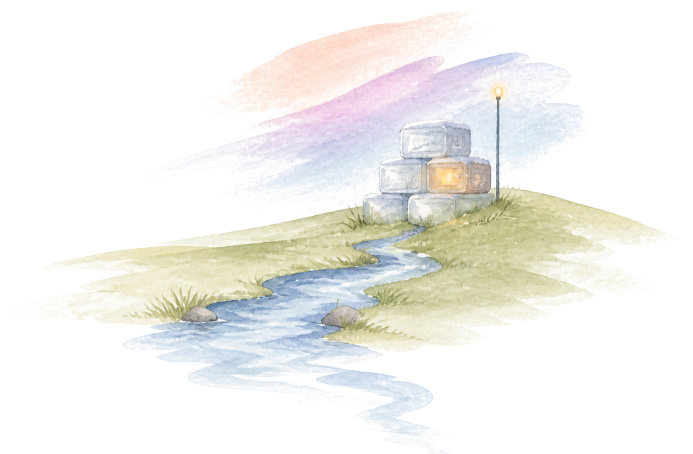
#> input picture site/art-src/wash-field.png, 1385 x 908 px, found by its file name (shown at 1/2 size)
$ python make-stream.py
#> lines starting #> are read from the running program, lines starting #| are printed output that depends on the picture
"""Bake the second appearance of the river.

The page's one recurring motif is the water: it leaves the hero, crosses the
fold, and then shows up once more near the bottom before the footer's horizon.
This is the same painted river, lifted out of the field art by keeping only the
cool pigment -- grass, rocks and grass tufts drop out, so it reads as a stretch
of water on open paper rather than a second copy of the hero's scenery.
"""

import numpy as np
from PIL import Image

SRC = "/Users/jimmyverburgt/Developer/personal/puck/site/art-src/wash-field.png"
OUT = "/Users/jimmyverburgt/Developer/personal/puck/site/public/art/stream.webp"

# Lower-left of the sheet: the widest, loosest part of the river.
CROP = (120, 640, 1000, 1030)

src = Image.open(SRC).convert("RGB").crop(CROP)
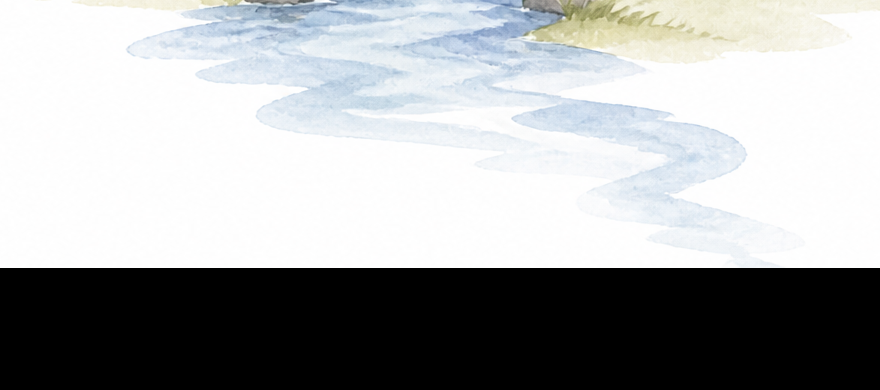
#> src: PIL image 880x390 RGB; mean R, G, B 166.1, 167.9, 168.7
W, H = src.size
#> W = 880; H = 390
rgb = np.asarray(src, dtype=np.float32) / 255.0

paper = rgb.min(axis=2)
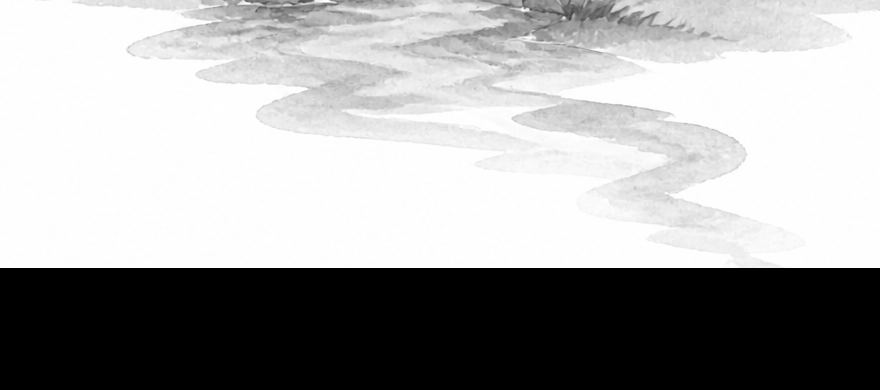
#> paper: shape (390, 880) float32; min 0, max 1, mean 0.646
ink = 1.0 - paper
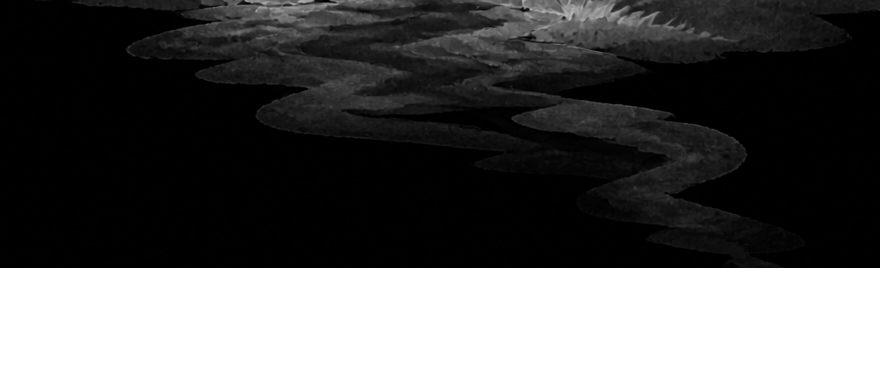
#> ink: shape (390, 880) float32; min 0, max 1, mean 0.354
pig = np.zeros_like(rgb)
for c in range(3):
    pig[..., c] = np.where(ink > 1e-4, (rgb[..., c] - paper) / np.maximum(ink, 1e-4), 0.0)
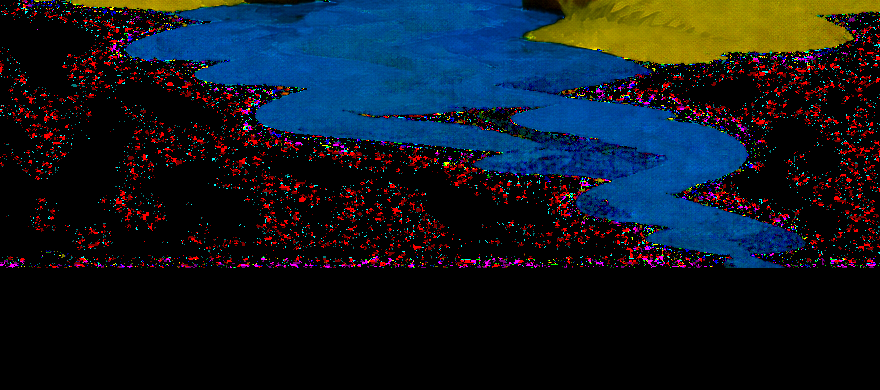
#> pig: shape (390, 880, 3) float32; mean R, G, B 0.0684, 0.0958, 0.131

xs = np.linspace(0.0, 1.0, W, dtype=np.float32)[None, :]
ys = np.linspace(0.0, 1.0, H, dtype=np.float32)[:, None]
#> ys = 390 values from 0 to 1


def smoothstep(a, b, t):
#> called with a = 0.02, b = 0.16
    t = np.clip((t - a) / (b - a), 0.0, 1.0)
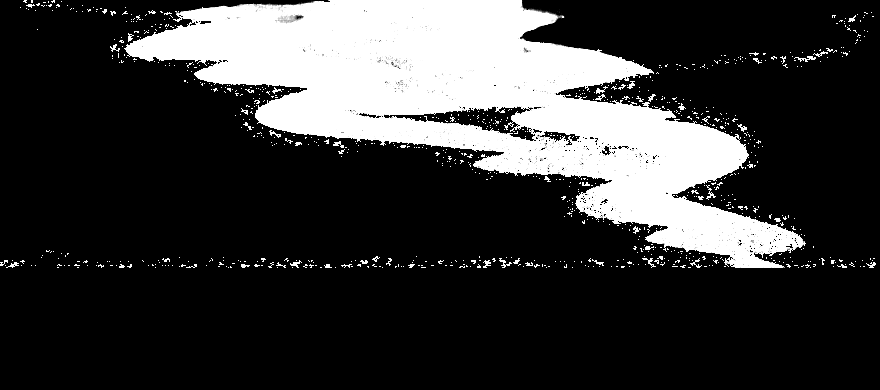
#> t: shape (390, 880) float32; min 0, max 1, mean 0.218
    return t * t * (3.0 - 2.0 * t)


# Water only: blue has to out-rank green by a clear margin. Grass is yellow-green
# and the rocks are neutral, so both fall away.
cool = smoothstep(0.02, 0.16, pig[..., 2] - pig[..., 1])
alpha = ink * cool
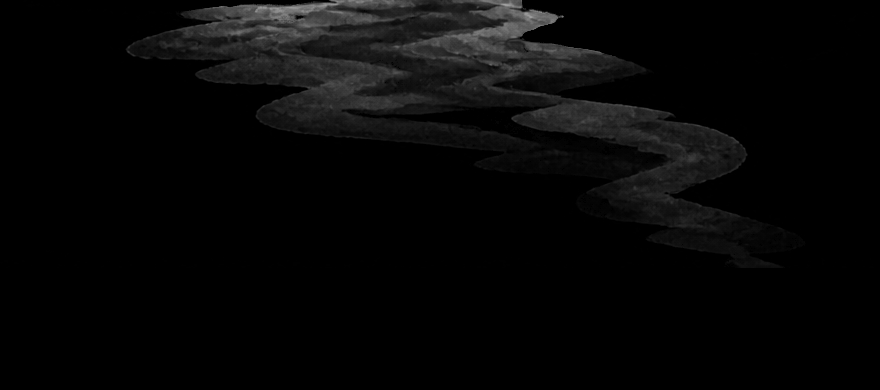
#> alpha: shape (390, 880) float32; min 0, max 0.631, mean 0.0283

# Feather every edge so the stretch of water sits on open paper.
alpha = alpha * smoothstep(0.0, 0.10, xs) * smoothstep(1.0, 0.88, xs)
alpha = alpha * smoothstep(0.0, 0.09, ys) * smoothstep(1.0, 0.86, ys)
alpha = np.where(alpha < 0.02, 0.0, alpha)

out = np.zeros((H, W, 4), dtype=np.uint8)
out[..., :3] = np.clip(pig * 255.0 + 0.5, 0, 255).astype(np.uint8)
out[..., 3] = np.clip(alpha * 255.0 + 0.5, 0, 255).astype(np.uint8)
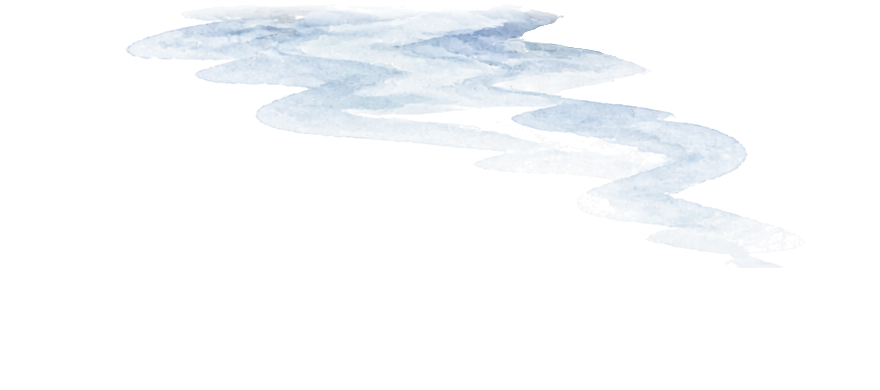
#> out: shape (390, 880, 4); mean R, G, B, A 17.5, 24.5, 33.4, 6; transparent parts drawn white
Image.fromarray(out, "RGBA").save(OUT, quality=82, method=6)
print("wrote", OUT, (W, H))
#| wrote /Users/jimmyverburgt/Developer/personal/puck/site/public/art/stream.webp (880, 390)
